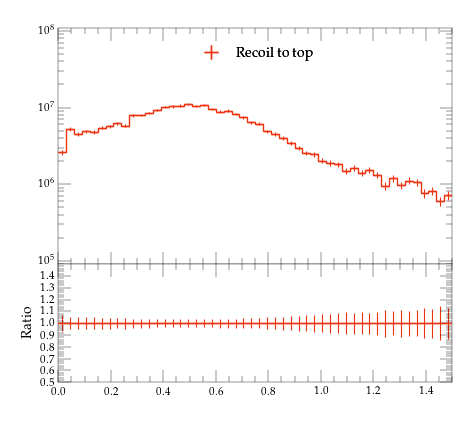

The script that saved this image:
#! /usr/bin/env python

# This Python script was auto-generated using YODA v2.0.2.
# Analysis object: /MC_HFJETS_NOTNORM/efracC
# Timestamp: 29-07-2026 (16:22:26)

import matplotlib as mpl
import matplotlib.pyplot as plt
mpl.use('Agg') # comment out for interactive use
import os
import numpy as np

plotDir = os.path.split(os.path.realpath(__file__))[0]
if 'YODA_USER_PLOT_PATH' in globals():
    plot_outdir = globals()['YODA_USER_PLOT_PATH']
else:
    plot_outdir = plotDir

#plot style
plt.style.use(os.path.join(plotDir, '../default.mplstyle'))
# plot metadata
figW, figH = plt.rcParams['figure.figsize']
ax_xLabel = r''
ax_yLabel = r''
ax_title  = r''
ax_xScale = 'linear'
ax_yScale = 'log'
xLims = (0.0, 1.5)
yLims = (90000.0, 110000000.00000001)

# TeX-friendly labels for the legend
labels = {
    'legend' : ([ r"Recoil to top" ], r""),
}

# Adjust canvas width and height
canvasW = 10.0
canvasH = 9.0
figW *= canvasW/10.
figH *= canvasH/9.

# Create figure and axis objects
fig, (ax, ratio0_ax) = plt.subplots(2, 1, sharex=True,
                  figsize=(figW,figH), gridspec_kw={'height_ratios': (6.0, 3.0)})

# Set figure margins
plt.subplots_adjust(
    left   = 1.0 * plt.rcParams['figure.subplot.left'],
    right  = 1.0 * plt.rcParams['figure.subplot.right'],
    top    = 1.0 * plt.rcParams['figure.subplot.top'],
    bottom = 1.0 * plt.rcParams['figure.subplot.bottom'])

ratio0_ax.yaxis.set_major_locator(mpl.ticker.MultipleLocator(0.1))
ratio0_ax.set_ylim(0.5, 1.4999)
ratio0_ax.set_ylabel('Ratio')

# the numerical data is stored in a separate file
dataf = dict()
prefix = os.path.split(__file__)[0]
if prefix:    prefix = prefix + '/'
exec(open(prefix+'efracC__data.py').read(), dataf)


legend_handles = dict() # keep track of handles for the legend

# style options for curves
# starts at zorder>=5 to draw curve on top of legend
styles = {
  'recoil_t': {
    'color' : '#EE3311',
    'linestyle' : '-',
    'linewidth' : 1,
    'marker' : 'none',
    'markersize' : 2,
    'capsize' : 0.0,
    'zorder' : 5,
    'histstyle' : 1,
    'drawstyle' : 'steps-pre',
    'xerrorbars' : 1,
    'yerrorbars' : 1,
    'fillcolor' : None,
    'fillopacity' : 1.0,
    'ratio0_linestyle' : '-',
    'ratio0_linewidth' : 1,
    'ratio0_marker' : 'none',
    'ratio0_markersize' : 2,
    'ratio0_capsize' : 0.0,
    'ratio0_zorder' : 5,
    'ratio0_histstyle' : 1,
    'ratio0_drawstyle' : 'steps-pre',
    'ratio0_xerrorbars' : 1,
    'ratio0_yerrorbars' : 1,
  },
}

# curve from input yoda files in main panel
for label, yvals in dataf['yvals'].items():
    if all(np.isnan(v) for v in dataf['yvals'][label]):
        continue
    tmp = None
    if styles[label]['histstyle']: # draw as histogram
        xpos = dataf['xedges'][label] if styles[label]['drawstyle'] else dataf['xpoints'][label]
        ypos = np.insert(yvals, 0, yvals[0]) if styles[label]['drawstyle'] else yvals
        if styles[label]['fillcolor']: # fill area below curve
            ax.fill_between(xpos, ypos, step='pre',
                            color=styles[label]['fillcolor'],
                            alpha=styles[label]['fillopacity'])
        tmp, = ax.plot(xpos, ypos,
                       color=styles[label]['color'],
                       linestyle=styles[label]['linestyle'],
                       linewidth=styles[label]['linewidth'],
                       drawstyle=styles[label]['drawstyle'], solid_joinstyle='miter',
                       zorder=styles[label]['zorder'], label=label)
    tmp = ax.errorbar(dataf['xpoints'][label], yvals,
                      xerr=np.array(dataf['xerrs'][label])*styles[label]['xerrorbars'],
                      yerr=np.array(dataf['yerrs'][label])*styles[label]['yerrorbars'],
                      fmt=styles[label]['marker'], capsize=styles[label]['capsize'],
                      markersize=styles[label]['markersize'],
                      ecolor=styles[label]['color'],
                      color=styles[label]['color'], zorder=styles[label]['zorder'])
    tmp[-1][0].set_linestyle(styles[label]['linestyle'])
    tmp[-1][0].set_linewidth(styles[label]['linewidth'])
    if label in dataf['add_legend_handle']:  legend_handles[label] = tmp
    for varLabel in dataf['variation_yvals'].keys():
        if varLabel.startswith(label):
            tmp, = ax.plot(dataf['xedges'][label], dataf['variation_yvals'][varLabel],
                           color=styles[label]['color'],
                           linestyle=styles[label]['linestyle'],
                           linewidth=styles[label]['linewidth'],
                           drawstyle='steps-pre', solid_joinstyle='miter',
                           zorder=styles[label]['zorder'], alpha=0.5)


# plots on ratio panel
# curve from input yoda files in ratio panel
for label, yvals in dataf['ratio0_yvals'].items():
    if all(np.isnan(v) for v in yvals):
        continue
    if styles[label]['ratio0_histstyle']: # plot as histogram
        xpos = dataf['xedges']['recoil_t'] if styles[label]['ratio0_drawstyle'] else dataf['xpoints']['recoil_t']
        ypos = np.insert(yvals, 0, yvals[0]) if styles[label]['ratio0_drawstyle'] else yvals
        ratio0_ax.plot(xpos, ypos,
                       color=styles[label]['color'],
                       linewidth=styles[label]['linewidth'],
                       linestyle=styles[label]['ratio0_linestyle'],
                       drawstyle=styles[label]['ratio0_drawstyle'], zorder=styles[label]['zorder'],
                       solid_joinstyle='miter')
    tmp = ratio0_ax.errorbar(dataf['xpoints']['recoil_t'], yvals,
                             xerr=np.array(dataf['ref_xerrs'])*styles[label]['ratio0_xerrorbars'],
                             yerr=np.array(dataf['ratio0_yerrs'][label])*styles[label]['ratio0_yerrorbars'],
                             fmt=styles[label]['ratio0_marker'], capsize=styles[label]['ratio0_capsize'],
                             markersize=styles[label]['ratio0_markersize'],
                             ecolor=styles[label]['color'],
                             color=styles[label]['color'])
    tmp[-1][0].set_linestyle(styles[label]['ratio0_linestyle'])
    tmp[-1][0].set_linewidth(styles[label]['ratio0_linewidth'])

    for varlabel in dataf['ratio0_variation_vals'].keys():
        if varlabel.startswith(label):
            ratio0_ax.plot(dataf['xedges']['recoil_t'],
                            dataf['ratio0_variation_vals'][varlabel],
                            color=styles[label]['color'],
                            linestyle=styles[label]['linestyle'],
                            linewidth=styles[label]['linewidth'],
                            drawstyle='steps-pre', solid_joinstyle='miter',
                            zorder=1, alpha=0.5)

legend_items = list(legend_handles.values())
ax.add_artist(ax.legend(legend_items,
                        labels['legend'][0],
                        title=labels['legend'][1],
                        alignment='left',
                        loc='upper center',
                        bbox_to_anchor=(0.5, 0.97)))

# set plot metadata as defined above
ratio0_ax.set_xlabel(ax_xLabel)
ratio0_ax.xaxis.set_label_coords(1., -0.15)
ax.set_ylabel(ax_yLabel, ha='right', va='top')
ax.yaxis.set_label_coords(-0.11, 1.0)
ax.set_title(ax_title, loc='left')
ax.set_xscale(ax_xScale)
ax.set_yscale(ax_yScale)
ax.set_xlim(xLims)
ax.set_ylim(yLims)

# tick formatting
plt.rcParams['xtick.top'] = True
plt.rcParams['ytick.right'] = True
ax.yaxis.set_major_locator(mpl.ticker.LogLocator(base=10.0, numticks=np.inf))
ax.yaxis.set_minor_locator(mpl.ticker.LogLocator(
                           base=10.0, subs=np.arange(0.1, 1, 0.1), numticks=np.inf))
fig.align_ylabels((ax, ratio0_ax))
plt.savefig(os.path.join(plot_outdir, 'efracC.pdf'), format='PDF')
plt.savefig(os.path.join(plot_outdir, 'efracC.png'), format='PNG')

plt.close(fig)
